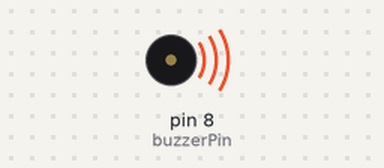
Recording of a sketch running on a simulated Arduino Uno, built with avr-gcc and run on an emulated ATmega328P. Parts: buzzer (waves = sounding).

Above: at 0.2 s.
At 4.5 s:
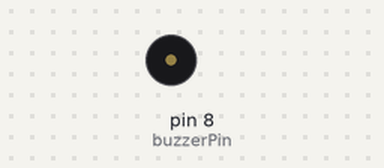
Timing chart, 0 to 6.5 s (numbered marks = the images above):
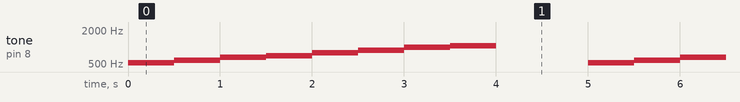

Measured:
- by itself, tone on pin 8 (buzzerPin): repeats every 5.0 s: 587 Hz 0.50 s, 659 Hz 0.50 s, 698 Hz 0.50 s, 784 Hz 0.50 s, 880 Hz 0.50 s, 988 Hz 0.50 s, 1047 Hz 0.50 s, silent 1.0 s, 523 Hz 0.50 s

The sketch:

buzzer-scale.ino
```cpp
// Module 4 — Eyes and Ears: passive buzzer plays a scale.
// Passive buzzer: one side to pin 8, other side to GND.
// Do not use analogWrite for tones: its frequency is fixed at ~500 Hz.
const int buzzerPin = 8;
const int notes[] = {523, 587, 659, 698, 784, 880, 988, 1047};

void setup() {
}

void loop() {
  for (int i = 0; i < 8; i++) {
    tone(buzzerPin, notes[i]);
    delay(500);
  }
  noTone(buzzerPin);
  delay(1000);
}
```
